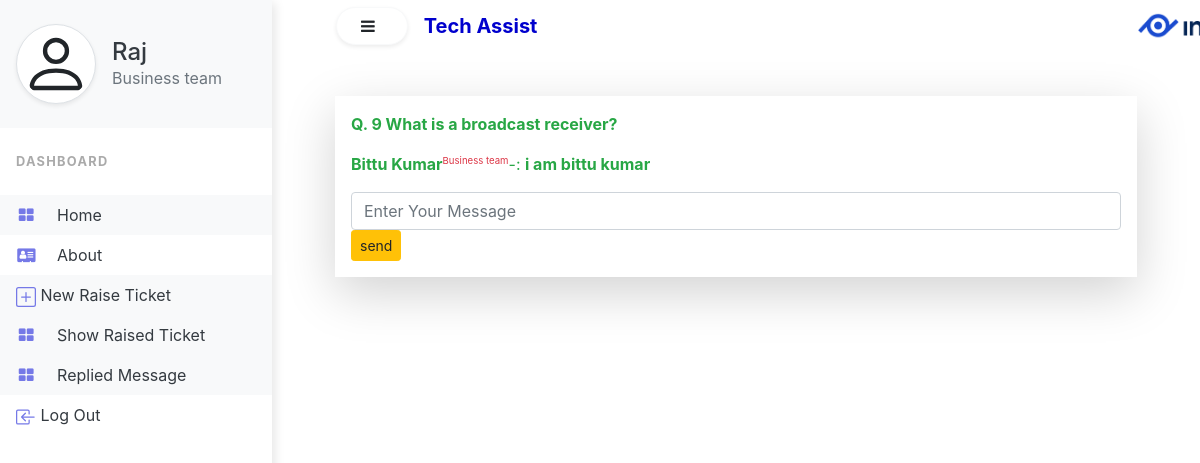
The app's page /showreply/9/ (signed in) with its own data.
### Help/models.py (models this page shows, shortened)
class UserModel(models.Model):
    first_name = models.CharField(max_length=100)
    mid_name = models.CharField(max_length=100, blank=True)
    last_name = models.CharField(max_length=100)
    gender = models.CharField(max_length=10)
    email = models.EmailField(max_length=100, unique=True)
    user_type = models.CharField(max_length=100, choices=USERTYPE)
    password = models.CharField(max_length=100, default=None)
    approved_by = models.CharField(max_length=100, null=True, blank=True)
    approved_date = models.DateField(auto_now=False, auto_now_add=False, null=True, blank=True )
    revoked_by = models.IntegerField(max_length=3, null=True, blank=True)
    revoke_date = models.DateField(auto_now=False, auto_now_add=False, null=True, blank=True)

class TicketReply(models.Model):
    user = models.ForeignKey(UserModel, on_delete=models.CASCADE, null=True)
    ticket = models.ForeignKey(TicketModel, on_delete=models.CASCADE)
    reply_msg = models.TextField()
    reply_date = models.DateTimeField(auto_now=False, auto_now_add=False, null=True)

class TicketModel(models.Model):
    user = models.ForeignKey(UserModel, on_delete=models.CASCADE)
    status = models.CharField(max_length=100, null=True)
    categrories = models.CharField(max_length=100, choices=CATEGORIES)
    ticket_type = models.CharField(max_length=100, choices=TICKET_TYPE)
    question = models.CharField(max_length=250)
    description = models.TextField(null=True)
    ticket_raise_date = models.DateTimeField(auto_now=False, auto_now_add=False, null=True)
    ticket_opened_by = models.IntegerField(null=True)
    ticket_closed_by = models.IntegerField(null=True)
    ticket_open_date = models.DateTimeField(auto_now=False, auto_now_add=False, null=True)
    ticket_close_date = models.DateTimeField(auto_now=False, auto_now_add=False, null=True)

### Help/views.py (the view, shortened to what this page needs)
# urls.py: path('showreply/<int:id>/', ShowReplyMsgBusiness),
def ShowReplyMsgBusiness(request, id):
    if request.session.get('name', 'None') == 'None':
        return redirect('/login/')
    if request.session['user_type'] != 'Business team':
        return redirect('/logout/')
    Reply_data = TicketReply.objects.filter(ticket_id=id)
    data = request.session.get('name')
    ut = request.session.get('user_type')
    rid = request.session.get('id')
    msg = ""
    rtor = ReplyToReply.objects.all()
    return render(request, 'Business_Ticket_Reply.html', {'Reply_data':Reply_data, 'data':data,'ut':ut, 'msg':msg, 'rtor':rtor})

### Help/templates/Business_Ticket_Reply.html (shortened to what this page needs)
{% extends 'index.html' %}
{% block sidenavbar %}
<div class="vertical-nav bg-white" id="sidebar">
  <div class="py-4 px-3 mb-4 bg-light">
    <div class="media d-flex align-items-center">
      <div class="media-body">
        <a href="/businessprofile/" class="text-dark"><h4 class="m-0">{{ data }}</h4></a>
        <p class="font-weight-normal text-muted mb-0">{{ut}}</p>
      </div>
    </div>
  </div>
  <p class="text-gray font-weight-bold text-uppercase px-3 small pb-4 mb-0">Dashboard</p>
  <ul class="nav flex-column bg-white mb-0">
    <li class="nav-item">
      <a href="/" class="nav-link text-dark bg-light">
                <i class="fa fa-th-large mr-3 text-primary fa-fw"></i>
                home
            </a>
    </li>
    <li class="nav-item">
      <a href="#" class="nav-link text-dark">
                <i class="fa fa-address-card mr-3 text-primary fa-fw"></i>
                about
            </a>
    </li>
        <li class="nav-item">
      <a href="/ticketraise/" class="nav-link text-dark bg-light">
                New Raise Ticket
            </a>
    </li>
      <li class="nav-item">
      <a href="/showraiseticket/" class="nav-link text-dark bg-light">
                <i class="fa fa-th-large mr-3 text-primary fa-fw"></i>
                Show Raised Ticket
            </a>
    </li>
      <li class="nav-item">
      <a href="#" class="nav-link text-dark bg-light">
                <i class="fa fa-th-large mr-3 text-primary fa-fw"></i>
                Replied Message
            </a>
    </li>
    <li class="nav-item">
      <a href="/logout/" class="nav-link text-dark">
                Log Out
            </a>
    </li>
  </ul>
</div>
{% endblock sidenavbar %}
{% block item %}
<div class="container ">
    {% for i in Reply_data %}
    <div class="shadow-lg p-3">
    <p class="text text-success"><strong>Q. {{i.ticket.id}} {{i.ticket.question}}</strong></p>
        <p class="text text-success"><strong>{{i.user.first_name}} {{i.user.mid_name}} {{i.user.last_name}}</strong><sup><small class="text text-danger">{{i.user.user_type}}</small></sup>-: <b>{{i.reply_msg}}</b></p>
        <form action="" method="post">
            <input class="form-control" type="text" placeholder="Enter Your Message" name="rtor">
            <a><input type="submit" value="send" class="btn btn-warning btn-sm"/></a>
        </form>
    </div>
    {% endfor %}
</div>
{% endblock item %}

### Help/static/Help/css/index.css (style rules this page uses)
body { min-height: 100vh; overflow-x: hidden; }
.vertical-nav { min-width: 17rem; width: 17rem; height: 100vh; position: fixed; top: 0; left: 0; box-shadow: 3px 3px 10px rgba(0, 0, 0, 0.1); transition: all 0.4s; }
.text-uppercase { letter-spacing: 0.1em; }
.text-gray { color: #aaa; }
.nav-link { text-transform: capitalize; }
.text-primary { color:#7579e7 !important; }

### records on screen
UserModel: user_type "Business team"
TicketReply: ticket.id "9", ticket.question "What is a broadcast receiver?", user.first_name "Bittu", user.last_name "Kumar", user.user_type "Business team", reply_msg "i am bittu kumar"

### other values on screen
{{ data }} "Raj"
